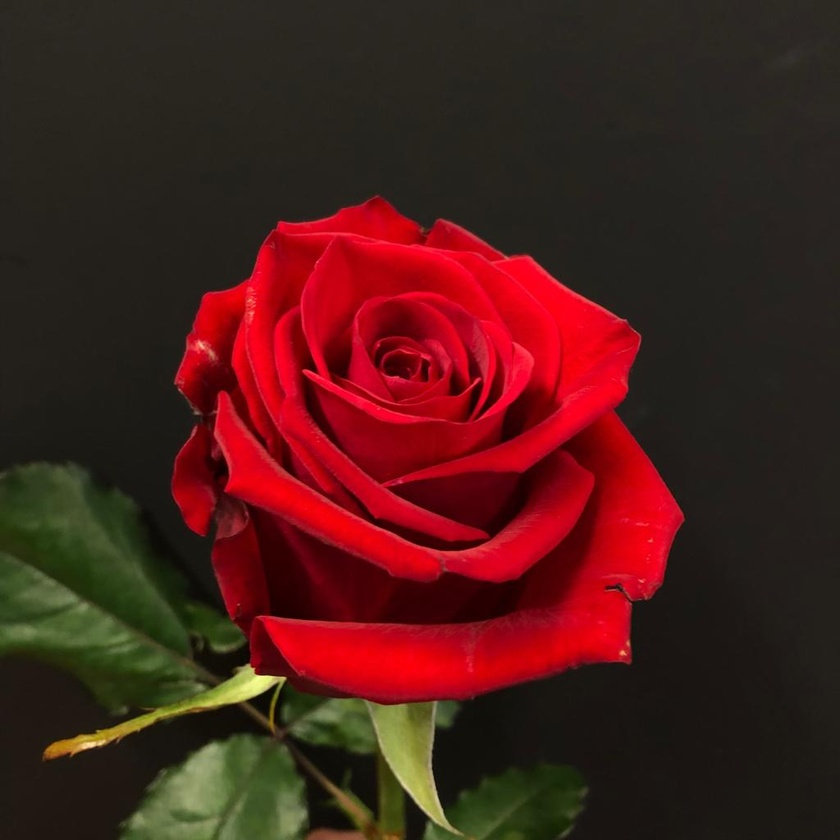
#> input picture Red.jpg, 840 x 840 px, shrunk from 1024 x 1024 before the run
$ python treshold.py
#> lines starting #> are read from the running program, lines starting #| are printed output that depends on the picture; after the words box and inside, x2 and y2 are one past the last pixel; in counts of white or black regions, pixels touching at a corner belong together
import cv2
import numpy as np
import matplotlib.pyplot as plt


img = plt.imread('Red.jpg')
#> img is the input picture: shape (840, 840, 3); mean R, G, B 74.6, 30, 25.9
grayscale = cv2.cvtColor(img, cv2.COLOR_RGB2GRAY)
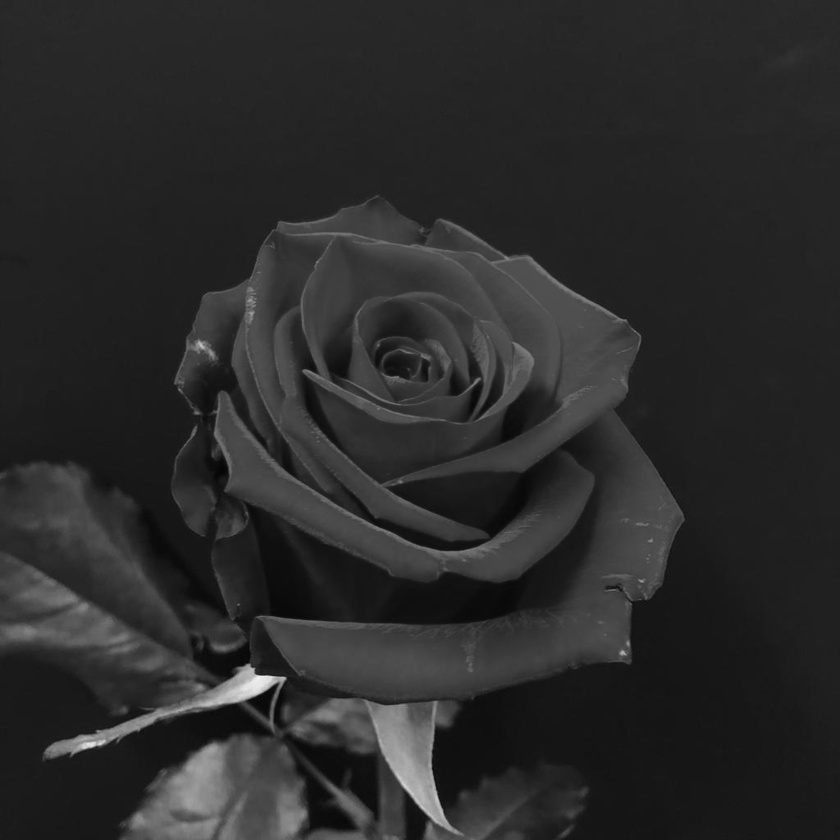
#> grayscale: shape (840, 840); min 5, max 241, mean 42.8

r, c = grayscale.shape
#> r = 840; c = 840
T1, T2 = 50,120

s = grayscale
for i in range(r):
     for j in range(c):
        if grayscale[i][j] >= T1 and grayscale[i][j] <= T2:
            s[i][j] = 100
        else :
            s[i][j]=10
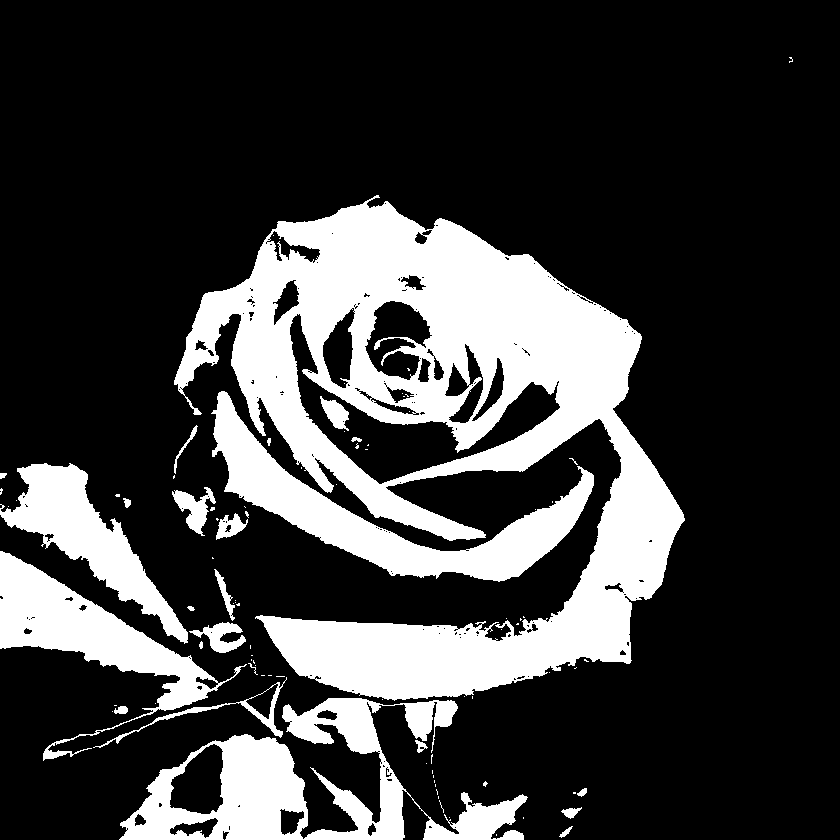
#> s: shape (840, 840); values 10 (black) and 100 (white), 23.9% white; 91 white regions (67 under 20 px), largest, box (x1, y1, x2, y2) and area: (174, 195, 685, 701) 102494, (119, 698, 528, 840) 21695, (211, 391, 594, 582) 16904

plt.subplot(2,2,1)
plt.title('First condition Image')
plt.imshow(s, cmap='gray')

s1 = grayscale
for i in range(r):
     for j in range(c):
        if grayscale[i][j] >= T1 and grayscale[i][j] <= T2:
            s1[i][j] = 100


plt.subplot(2,2,2)
plt.title('Second condition Image')
plt.imshow(s1, cmap='gray')


c = 2
s2=grayscale
s2 = c *(np.log(1 + grayscale))

plt.subplot(2,2,3)
plt.title('Third condition Image')
plt.imshow(s2, cmap='gray')


s3=grayscale
p = 3
elipsion = 1e-6
s3 = c * (grayscale + elipsion) ** p

plt.subplot(2,2,4)
plt.title('Four condition Image')
plt.imshow(s3, cmap='gray')
plt.show()
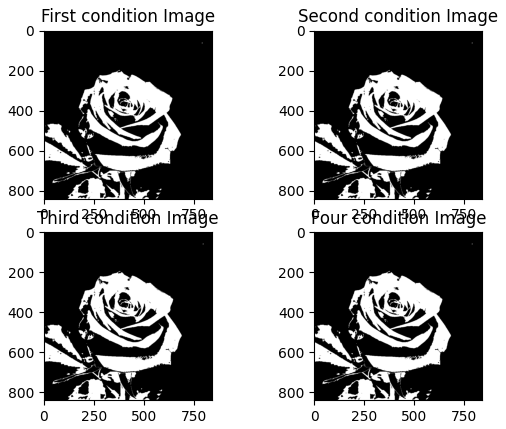
#> figure drawn by matplotlib, 4 panels
